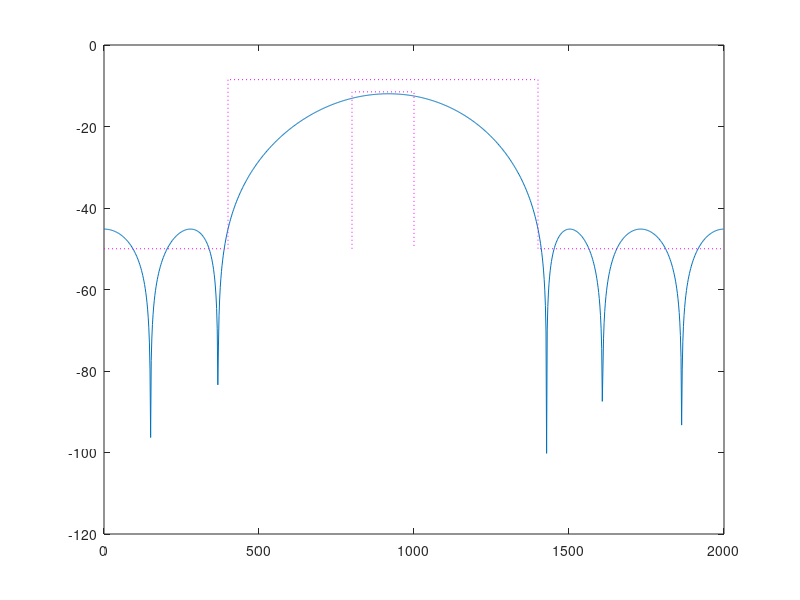

The MATLAB script that drew this image:
close all; clear all; clc;
% Projetar o filtro passa faixa : Parks-McClellan

fa = 4000;

Ap = 3;          
Ar = 40;
Go=-10;
       
fp = [800 1000];
fr = [400 1400];

f = [fr(1) fp(1) fp(2) fr(2)];    
a = [0 1 0];        
%Apa = Ap-2; Ara = Ar+1; %n=15
Apa = Ap; Ara = Ar; % n=10
dev = [10^(-Ara/20) (10^(Apa/20)-1)/(10^(Apa/20)+1)  10^(-Ara/20)]; 
[n,fo,ao,w] = firpmord(f,a,dev,fa);
b = firpm(n,fo,ao,w);
b=b*10^(Go/20)
[h,w] = freqz(b,1,1024,fa);
plot(w, 20*log10(abs(h))); hold on;
plot([fp(1) fp(1) fp(2) fp(2)], [-Ar -Ap/2 -Ap/2 -Ar]+Go,':m')
plot([0 fr(1) fr(1) fr(2) fr(2) fa/2], [-Ar -Ar Ap/2 Ap/2 -Ar -Ar]+Go,':m');
